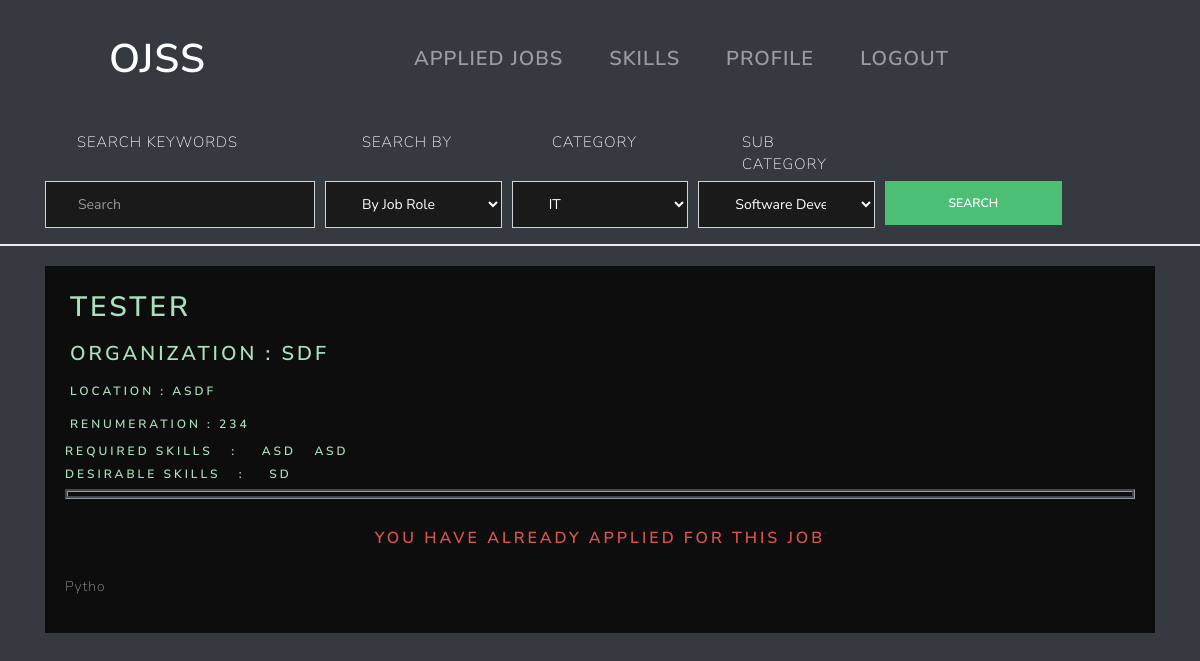
The app's page /job_details/3 (signed in) with its own data.
### ojss_app/models.py (models this page shows, shortened)
class Job(models.Model):
    job_role = models.CharField(max_length=255)
    job_description = models.CharField(max_length=1000)
    organization = models.CharField(max_length=255)
    remuneration = models.IntegerField()
    location = models.CharField(max_length=255)
    category = models.ForeignKey(Category, on_delete=models.SET_NULL,null=True)
    sub_category = models.ForeignKey(Subcategory, on_delete=models.SET_NULL, null=True)
    skill_required_1 = models.CharField(max_length=255)
    skill_required_2 = models.CharField(max_length=255)
    skill_required_3 = models.CharField(max_length=255, blank=True, null=True)
    skill_required_4 = models.CharField(max_length=255, blank=True, null=True)
    skill_required_5 = models.CharField(max_length=255, blank=True, null=True)
    deadline = models.DateField()
    posted_date = models.DateField(auto_now_add=True)
    job_ad_flag = models.CharField(max_length=1)
    recruiter = models.ForeignKey(RecruiterProfile,on_delete=models.CASCADE)

### ojss_app/views.py (the view)
# urls.py: path("job_details/<int:job_id>",views.ApplicationController.job_details, name="job_details"),
    @staticmethod
    @login_required
    def job_details(request, job_id):
        try:
            job = Job.objects.get(id=job_id)
            seekerprofile = SeekerProfile.objects.get(seeker=request.user)
            if request.user.is_seeker:
                try:
                    application = Application.objects.get(seeker=seekerprofile, job=job)
                    status = application.status
                    form = None
                except Exception as e:
                    print(e)
                    status = "T"
                    form = Application_form
            else:
                status = "F"
                form = None
            args = {'job': job,
                    'status': status,
                    'form': form}
        except:
            messages.warning(request, "invalid request")
            args = {'job': None,
                    'status': None,
                    'form': None}
        return render(request, 'ojss_app/job_details.html', args)

### ojss/templates/ojss_app/job_details.html (shortened to what this page needs)
{%  extends "base.html" %}
{% block content %}
<div class="container">
    {% if job %}
    <div class="job_details" style="margin-top: 20px">
        <div class="row">
        <div class="col-md-12">
            <h2 id="job_name"> {{ job.job_role }} </h2>
        </div>
    </div>
    <div class="row">
        <div class="col-md-12">
            <h4 id="job_organization"> Organization : {{ job.organization }}</h4>
        </div>
    </div>
    <div class="row">
        <div class="col-md-12">
            <h6 id="job_location">  Location : {{ job.location }} </h6>
        </div>
    </div>
    <div class="row">
        <div class="col-md-12">
             <h6 id="job_renumeration"> Renumeration : {{ job.remuneration }} </h6>
        </div>
    </div>
    <div class="row">
        <div class="col-md-12">
             <h6 id="skill_required"> Required Skills &nbsp : &nbsp&nbsp
              {{ job.skill_required_1 }} &nbsp
            {{ job.skill_required_2 }}
        </div>
    </div>
    <div class="row">
        <div class="col-md-12">
             <h6 id="skill_required"> Desirable Skills &nbsp : &nbsp&nbsp
             {% if job.skill_required_3 %} {{ job.skill_required_3 }} {% endif %}&nbsp&nbsp
                 {% if job.skill_required_5 %} {{ job.skill_required_5 }} {% endif %}</h6>
        </div>
    </div>
        <div class="border-job-details"> </div>
        <div class="text-center">
            {% if request.user.is_seeker and status == 'T' %}
            <button class="btn bg-info apply-button text-center" id="applyButton"
                    onclick="applicationViewer()" style="margin-top: 20px"> Apply </button>
                {% else %}
                <h5 style="margin-top: 30px; color: #d9534f"> You have already applied for this job </h5>
            {% endif %}
        </div>
    <div class="row ">
        <div class="col-md-12 description_detailed">
            <p> {{ job.job_description }}</p>
        </div>
    </div>
    </div>
    {% endif %}
    </div>
{%  endblock content %}

### ojss/static/ojss_app/css/main.css (style rules this page uses)
html { height: 100%; width: 100%; }
body { margin: 0; padding: 0; background-color: #343a40; }
.job_list h1, h2, h3, h4, h5, h6 { color: #a9e0bc; }
.job_details { padding: 20px; clear: both; overflow: hidden; background-color: #0d0d0d; }
#job_name,#job_location, #job_organization, #job_renumeration { padding: 5px; }
.border-job-details { overflow: auto; padding: 2px; border-color: #919aa1; background-color: #0d0d0d; border-style: groove; }
.job_details p { padding-top: 20px; }

### records on screen
Job: job_role "TESTER", organization "SDF", location "ASDF", remuneration "234", skill_required_1 "ASD", skill_required_2 "ASD", skill_required_3 "SD", job_description "Pytho"
